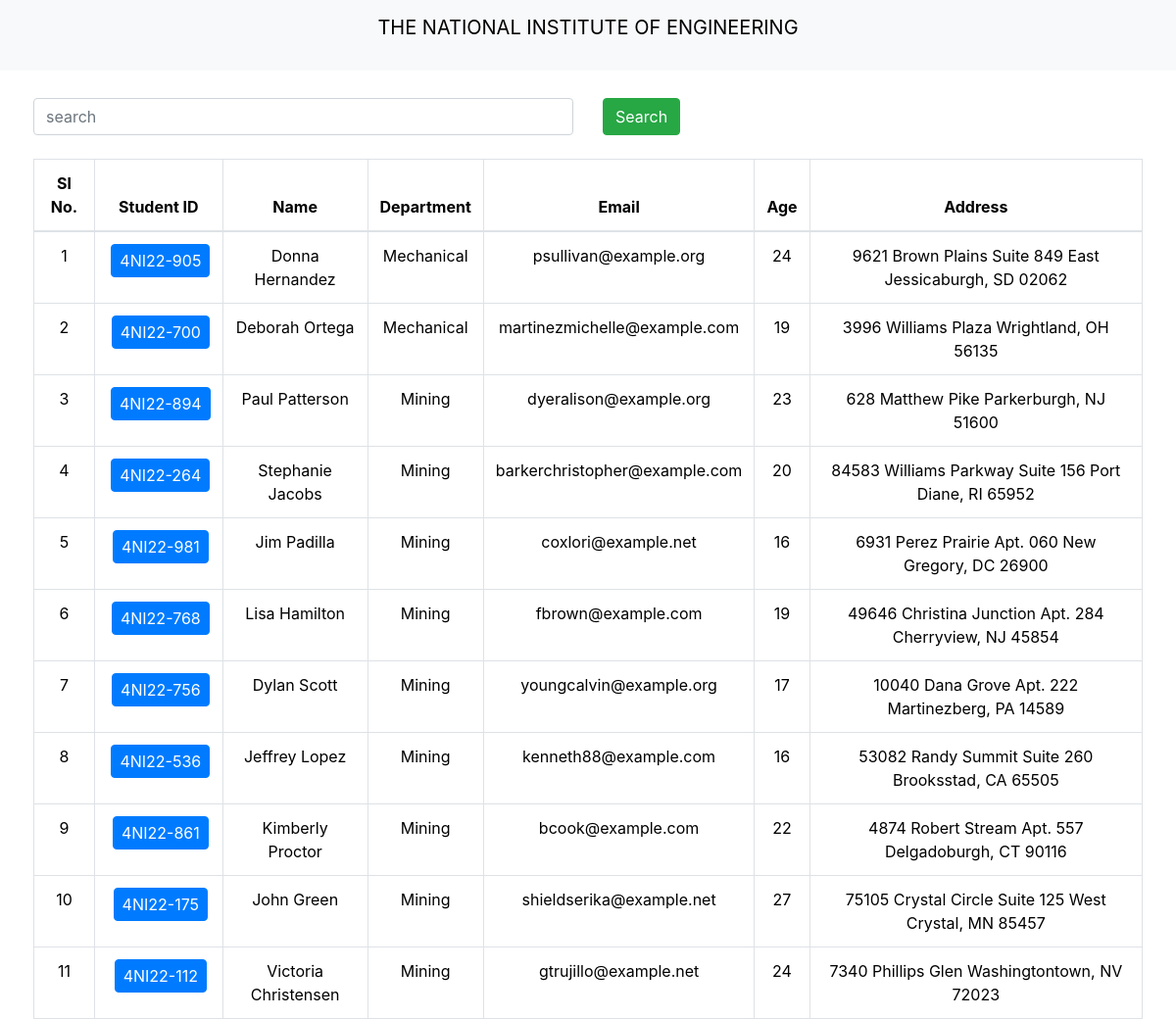
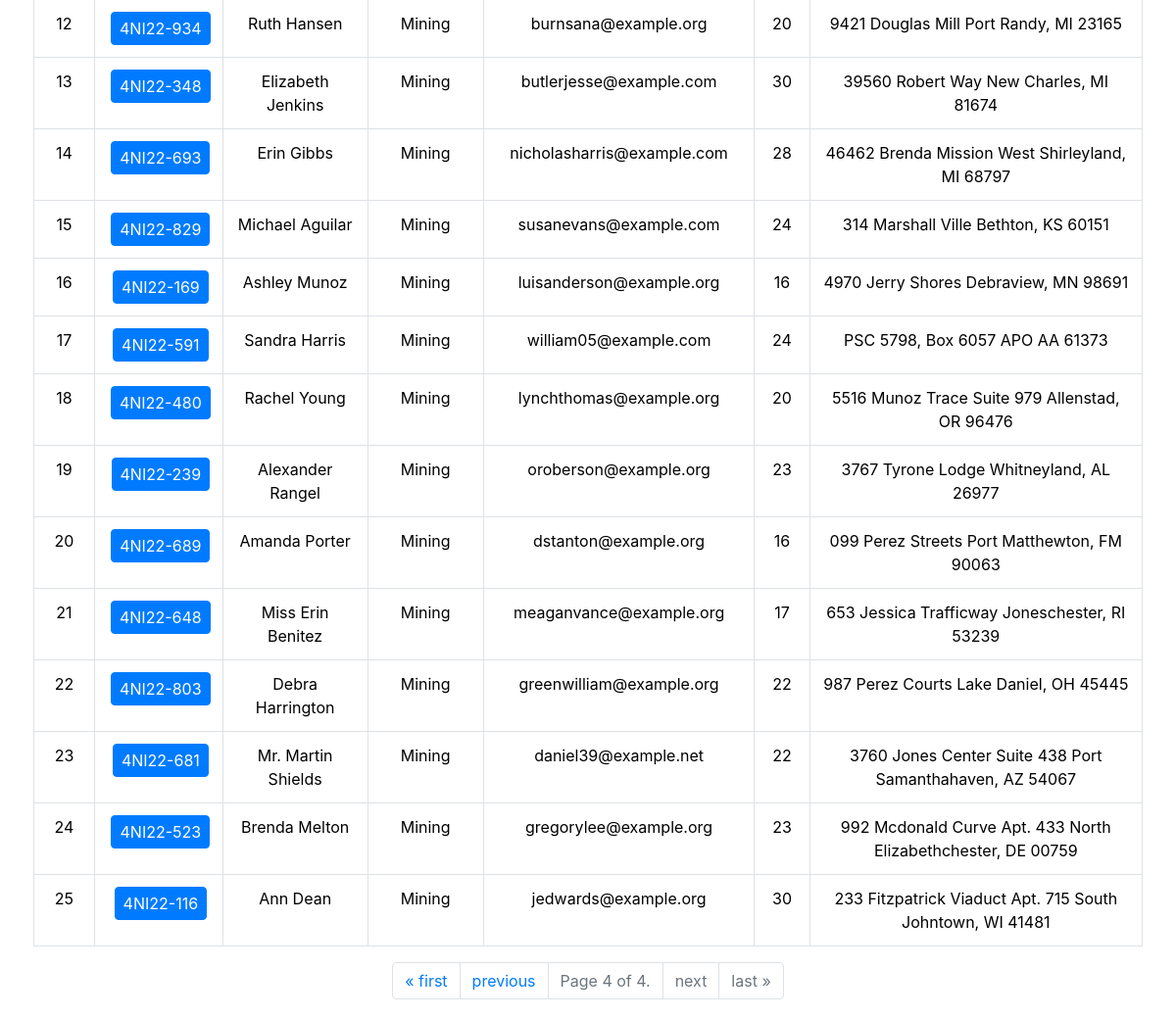
/?page=4, run on the app's committed database (2 pictures, top to bottom).
### reportcardapp/models.py (models this page shows, shortened)
class Student(models.Model):
    student_department = models.ForeignKey(Department, related_name="depart", on_delete=models.CASCADE, null=True, blank=True)
    student_id = models.OneToOneField(StudentID, related_name='studentid', on_delete=models.CASCADE, null=True, blank=True)
    student_name = models.CharField(max_length=100)
    student_email = models.EmailField(unique=True, null=True, blank=True) #should be unique
    student_age = models.IntegerField(default=18)
    student_address = models.TextField(null=True, blank=True)
    class Meta:
        ordering = ['student_department']
        verbose_name = "student"

class StudentID(models.Model):
    student_id = models.CharField(max_length=100)

class Department(models.Model):
    department = models.CharField(max_length=100)
    class Meta:
        ordering = ['department']

### reportcardapp/views.py (the view, shortened to what this page needs)
# urls.py: path('', get_students),
def get_students(request):
    queryset=Student.objects.all()
    paginator = Paginator(queryset, 25)  # Show 25 querys per page.
    page_number = request.GET.get("page", 1)
    page_obj = paginator.get_page(page_number)
    return render(request, 'students.html',{"queryset": page_obj})

### reportcardapp/templates/students.html (shortened to what this page needs)
{% extends "base.html" %}
{% block start %}
    <div class="container mt-4 p-1">
        <form method="GET">
            <div class='row'>
                <div class='col-md-6'>
                    <input class='form-control' name='search_query' placeholder='search'>
                </div>
                <div class='col-md-6'>
                    <button type='submit' class='btn btn-success'>Search</button>
                </div>
            </div>
        </form>
        <br>
        <table class="table table-bordered table-hover">
            <thead>
              <tr>
                <th scope="col">Sl No.</th>
                <th scope="col">Student ID</th>
                <th scope="col">Name</th>
                <th scope="col">Department</th>
                <th scope="col">Email</th>
                <th scope="col">Age</th>
                <th scope="col">Address</th>
              </tr>
            </thead>
            <tbody>
                {% for student in queryset %}
              <tr>
                <td>{{forloop.counter}}</td>
                <td>
                    <a href="{% url 'see_marks' student.student_id.student_id %}" class="btn btn-primary no-wrap">
                        {{ student.student_id.student_id }}
                    </a>
                </td>
                <td>{{student.student_name}}</td>
                <td>{{student.student_department.department}}</td>
                <td>{{student.student_email}}</td>
                <td>{{student.student_age}}</td>
                <td>{{student.student_address}}</td>
              </tr>
              {% endfor %}
            </tbody>
          </table>
        <nav aria-label="Page navigation">
            <ul class="pagination justify-content-center">
                {% if queryset.has_previous %}
                    <li class="page-item">
                        <a class="page-link" href="?page=1" aria-label="First">
                            <span aria-hidden="true">&laquo; first</span>
                        </a>
                    </li>
                    <li class="page-item">
                        <a class="page-link" href="?page={{ queryset.previous_page_number }}" aria-label="Previous">
                            <span aria-hidden="true">previous</span>
                        </a>
                    </li>
                {% endif %}
                <li class="page-item disabled">
                    <a class="page-link">
                        Page {{ queryset.number }} of {{ queryset.paginator.num_pages }}.
                    </a>
                </li>
                {% if queryset.has_next %}
                    <li class="page-item">
                        <a class="page-link" href="?page={{ queryset.next_page_number }}" aria-label="Next">
                            <span aria-hidden="true">next</span>
                        </a>
                    </li>
                    <li class="page-item">
                        <a class="page-link" href="?page={{ queryset.paginator.num_pages }}" aria-label="Last">
                            <span aria-hidden="true">last &raquo;</span>
                        </a>
                    </li>
                {% else %}
                    <li class="page-item disabled">
                        <a class="page-link" aria-label="Next">
                            <span aria-hidden="true">next</span>
                        </a>
                    </li>
                    <li class="page-item disabled">
                        <a class="page-link" aria-label="Last">
                            <span aria-hidden="true">last &raquo;</span>
                        </a>
                    </li>
                {% endif %}
            </ul>
        </nav>
        </div>
{% endblock %}

### reportcardapp/templates/base.html (style rules this page uses)
table, th, td { border: 2px solid; }
th, td { text-align: center; }
table { width: 100%; border-collapse: collapse; }
.no-wrap { white-space: nowrap; padding: 0.25rem 0.5rem; margin-left: 0.25rem; }

### data on the page
Student: student_id.student_id "4NI22-905", student_name "Donna Hernandez", student_department.department "Mechanical", student_email "psullivan@example.org", student_age "24", student_address "9621 Brown Plains Suite 849 East Jessicaburgh, SD 02062"
Student: student_id.student_id "4NI22-700", student_name "Deborah Ortega", student_department.department "Mechanical", student_email "martinezmichelle@example.com", student_age "19", student_address "3996 Williams Plaza Wrightland, OH 56135"
Student: student_id.student_id "4NI22-894", student_name "Paul Patterson", student_department.department "Mining", student_email "dyeralison@example.org", student_age "23", student_address "628 Matthew Pike Parkerburgh, NJ 51600"
Student: student_id.student_id "4NI22-264", student_name "Stephanie Jacobs", student_department.department "Mining", student_email "barkerchristopher@example.com", student_age "20", student_address "84583 Williams Parkway Suite 156 Port Diane, RI 65952"
Student: student_id.student_id "4NI22-981", student_name "Jim Padilla", student_department.department "Mining", student_email "coxlori@example.net", student_age "16", student_address "6931 Perez Prairie Apt. 060 New Gregory, DC 26900"
Student: student_id.student_id "4NI22-768", student_name "Lisa Hamilton", student_department.department "Mining", student_email "fbrown@example.com", student_age "19", student_address "49646 Christina Junction Apt. 284 Cherryview, NJ 45854"
Student: student_id.student_id "4NI22-756", student_name "Dylan Scott", student_department.department "Mining", student_email "youngcalvin@example.org", student_age "17", student_address "10040 Dana Grove Apt. 222 Martinezberg, PA 14589"
Student: student_id.student_id "4NI22-536", student_name "Jeffrey Lopez", student_department.department "Mining", student_email "kenneth88@example.com", student_age "16", student_address "53082 Randy Summit Suite 260 Brooksstad, CA 65505"
Student: student_id.student_id "4NI22-861", student_name "Kimberly Proctor", student_department.department "Mining", student_email "bcook@example.com", student_age "22", student_address "4874 Robert Stream Apt. 557 Delgadoburgh, CT 90116"
Student: student_id.student_id "4NI22-175", student_name "John Green", student_department.department "Mining", student_email "shieldserika@example.net", student_age "27", student_address "75105 Crystal Circle Suite 125 West Crystal, MN 85457"
Student: student_id.student_id "4NI22-112", student_name "Victoria Christensen", student_department.department "Mining", student_email "gtrujillo@example.net", student_age "24", student_address "7340 Phillips Glen Washingtontown, NV 72023"
Student: student_id.student_id "4NI22-934", student_name "Ruth Hansen", student_department.department "Mining", student_email "burnsana@example.org", student_age "20", student_address "9421 Douglas Mill Port Randy, MI 23165"
Student: student_id.student_id "4NI22-348", student_name "Elizabeth Jenkins", student_department.department "Mining", student_email "butlerjesse@example.com", student_age "30", student_address "39560 Robert Way New Charles, MI 81674"
Student: student_id.student_id "4NI22-693", student_name "Erin Gibbs", student_department.department "Mining", student_email "nicholasharris@example.com", student_age "28", student_address "46462 Brenda Mission West Shirleyland, MI 68797"
Student: student_id.student_id "4NI22-829", student_name "Michael Aguilar", student_department.department "Mining", student_email "susanevans@example.com", student_age "24", student_address "314 Marshall Ville Bethton, KS 60151"
Student: student_id.student_id "4NI22-169", student_name "Ashley Munoz", student_department.department "Mining", student_email "luisanderson@example.org", student_age "16", student_address "4970 Jerry Shores Debraview, MN 98691"
Student: student_id.student_id "4NI22-591", student_name "Sandra Harris", student_department.department "Mining", student_email "william05@example.com", student_age "24", student_address "PSC 5798, Box 6057 APO AA 61373"
Student: student_id.student_id "4NI22-480", student_name "Rachel Young", student_department.department "Mining", student_email "lynchthomas@example.org", student_age "20", student_address "5516 Munoz Trace Suite 979 Allenstad, OR 96476"
Student: student_id.student_id "4NI22-239", student_name "Alexander Rangel", student_department.department "Mining", student_email "oroberson@example.org", student_age "23", student_address "3767 Tyrone Lodge Whitneyland, AL 26977"
Student: student_id.student_id "4NI22-689", student_name "Amanda Porter", student_department.department "Mining", student_email "dstanton@example.org", student_age "16", student_address "099 Perez Streets Port Matthewton, FM 90063"
Student: student_id.student_id "4NI22-648", student_name "Miss Erin Benitez", student_department.department "Mining", student_email "meaganvance@example.org", student_age "17", student_address "653 Jessica Trafficway Joneschester, RI 53239"
Student: student_id.student_id "4NI22-803", student_name "Debra Harrington", student_department.department "Mining", student_email "greenwilliam@example.org", student_age "22", student_address "987 Perez Courts Lake Daniel, OH 45445"
Student: student_id.student_id "4NI22-681", student_name "Mr. Martin Shields", student_department.department "Mining", student_email "daniel39@example.net", student_age "22", student_address "3760 Jones Center Suite 438 Port Samanthahaven, AZ 54067"
Student: student_id.student_id "4NI22-523", student_name "Brenda Melton", student_department.department "Mining", student_email "gregorylee@example.org", student_age "23", student_address "992 Mcdonald Curve Apt. 433 North Elizabethchester, DE 00759"
Student: student_id.student_id "4NI22-116", student_name "Ann Dean", student_department.department "Mining", student_email "jedwards@example.org", student_age "30", student_address "233 Fitzpatrick Viaduct Apt. 715 South Johntown, WI 41481"

### other printed values
{{ queryset.number }} "4"
{{ queryset.paginator.num_pages }} "4"
